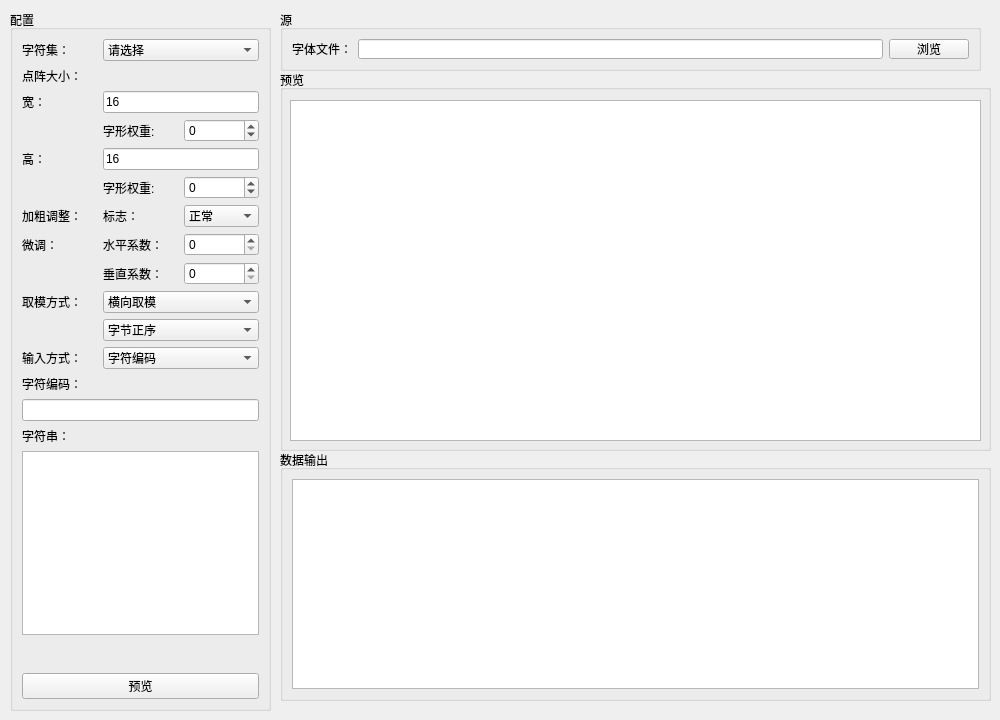
     <widget class="QWidget" name="tab_preview">
      <attribute name="title">
       <string>Preview</string>
      </attribute>
      <widget class="QGroupBox" name="groupBox_2">
       <property name="geometry">
        <rect>
         <x>10</x>
         <y>10</y>
         <width>261</width>
         <height>701</height>
        </rect>
       </property>
       <property name="title">
        <string>配置</string>
       </property>
       <layout class="QGridLayout" name="gridLayout_7">
        <item row="15" column="2">
         <widget class="QSpinBox" name="spinBox_Pre_vertBold"/>
        </item>
        <item row="14" column="2">
         <widget class="QSpinBox" name="spinBox_Pre_horiBold"/>
        </item>
        <item row="27" column="0">
         <widget class="QLabel" name="label_Pre_charCode">
          <property name="text">
           <string>字符编码：</string>
          </property>
         </widget>
        </item>
        <item row="7" column="0">
         <widget class="QLabel" name="label_75">
          <property name="text">
           <string>宽：</string>
          </property>
         </widget>
        </item>
        <item row="10" column="0">
         <widget class="QLabel" name="label_76">
          <property name="text">
           <string>高：</string>
          </property>
         </widget>
        </item>
        <item row="6" column="0">
         <widget class="QLabel" name="label_74">
          <property name="text">
           <string>点阵大小：</string>
          </property>
         </widget>
        </item>
        <item row="4" column="0">
         <widget class="QLabel" name="label_4">
          <property name="text">
           <string>字符集：</string>
          </property>
         </widget>
        </item>
        <item row="30" column="0" colspan="3">
         <widget class="QTextEdit" name="textEdit_Pre_charString"/>
        </item>
        <item row="9" column="2">
         <widget class="QSpinBox" name="spinBox_Pre_weightofWidth">
          <property name="minimum">
           <number>-8</number>
          </property>
          <property name="maximum">
           <number>8</number>
          </property>
         </widget>
        </item>
        <item row="26" column="0">
         <widget class="QLabel" name="label_5">
          <property name="text">
           <string>输入方式：</string>
          </property>
         </widget>
        </item>
        <item row="32" column="0" rowspan="2" colspan="3">
         <widget class="QPushButton" name="pushButton_do_preview">
          <property name="text">
           <string>预览</string>
          </property>
         </widget>
        </item>
        <item row="11" column="2">
         <widget class="QSpinBox" name="spinBox_Pre_weightofHeight">
          <property name="minimum">
           <number>-8</number>
          </property>
          <property name="maximum">
           <number>8</number>
          </property>
         </widget>
        </item>
        <item row="29" column="0">
         <widget class="QLabel" name="label_Pre_charString">
          <property name="text">
           <string>字符串：</string>
          </property>
         </widget>
        </item>
        <item row="9" column="1">
         <widget class="QLabel" name="label_55">
          <property name="text">
           <string>字形权重:</string>
          </property>
         </widget>
        </item>
        <item row="4" column="1" colspan="2">
         <widget class="QComboBox" name="comboBox_Pre_charset">
          <item>
           <property name="text">
            <string>请选择</string>
           </property>
          </item>
          <item>
           <property name="text">
            <string>GB18030</string>
           </property>
          </item>
          <item>
           <property name="text">
            <string>Unicode</string>
           </property>
          </item>
         </widget>
        </item>
        <item row="7" column="1" colspan="2">
         <widget class="QLineEdit" name="lineEdit_Pre_width">
          <property name="text">
           <string>16</string>
          </property>
         </widget>
        </item>
        <item row="11" column="1">
         <widget class="QLabel" name="label_56">
          <property name="text">
           <string>字形权重:</string>
          </property>
         </widget>
        </item>
        <item row="16" column="1" colspan="2">
         <widget class="QComboBox" name="comboBox_Pre_mode">
          <item>
           <property name="text">
            <string>横向取模</string>
           </property>
          </item>
          <item>
           <property name="text">
            <string>纵向取模</string>
           </property>
          </item>
         </widget>
        </item>
        <item row="10" column="1" colspan="2">
         <widget class="QLineEdit" name="lineEdit_Pre_height">
          <property name="text">
           <string>16</string>
          </property>
         </widget>
        </item>
        <item row="19" column="1" colspan="2">
         <widget class="QComboBox" name="comboBox_Pre_order">
          <item>
           <property name="text">
            <string>字节正序</string>
           </property>
          </item>
          <item>
           <property name="text">
            <string>字节倒序</string>
           </property>
          </item>
         </widget>
        </item>
        <item row="26" column="1" colspan="2">
         <widget class="QComboBox" name="comboBox_Pre_inputMode">
          <item>
           <property name="text">
            <string>字符编码</string>
           </property>
          </item>
          <item>
           <property name="text">
            <string>字符串</string>
           </property>
          </item>
         </widget>
        </item>
        <item row="28" column="0" colspan="3">
         <widget class="QLineEdit" name="lineEdit_Pre_charCode"/>
        </item>
        <item row="16" column="0">
         <widget class="QLabel" name="label_77">
          <property name="text">
           <string>取模方式：</string>
          </property>
         </widget>
        </item>
        <item row="31" column="1">
         <spacer name="verticalSpacer_12">
          <property name="orientation">
           <enum>Qt::Vertical</enum>
          </property>
          <property name="sizeHint" stdset="0">
           <size>
            <width>20</width>
            <height>40</height>
           </size>
          </property>
         </spacer>
        </item>
        <item row="15" column="1">
         <widget class="QLabel" name="label_26">
          <property name="text">
           <string>垂直系数：</string>
          </property>
         </widget>
        </item>
        <item row="14" column="1">
         <widget class="QLabel" name="label_3">
          <property name="text">
           <string>水平系数：</string>
          </property>
         </widget>
        </item>
        <item row="13" column="1">
         <widget class="QLabel" name="label_34">
          <property name="text">
           <string>标志：</string>
          </property>
         </widget>
        </item>
        <item row="13" column="2">
         <widget class="QComboBox" name="comboBox_Pre_blod">
          <item>
           <property name="text">
            <string>正常</string>
           </property>
          </item>
          <item>
           <property name="text">
            <string>加粗+1</string>
           </property>
          </item>
          <item>
           <property name="text">
            <string>加粗+2</string>
           </property>
          </item>
         </widget>
        </item>
        <item row="13" column="0">
         <widget class="QLabel" name="label_47">
          <property name="text">
           <string>加粗调整：</string>
          </property>
         </widget>
        </item>
        <item row="14" column="0">
         <widget class="QLabel" name="label_78">
          <property name="text">
           <string>微调：</string>
          </property>
         </widget>
        </item>
       </layout>
       <zorder>lineEdit_Pre_height</zorder>
       <zorder>label_75</zorder>
       <zorder>label_76</zorder>
       <zorder>lineEdit_Pre_width</zorder>
       <zorder>label_77</zorder>
       <zorder>label_74</zorder>
       <zorder>comboBox_Pre_charset</zorder>
       <zorder>label_4</zorder>
       <zorder>comboBox_Pre_mode</zorder>
       <zorder>comboBox_Pre_order</zorder>
       <zorder>label_5</zorder>
       <zorder>comboBox_Pre_inputMode</zorder>
       <zorder>label_Pre_charCode</zorder>
       <zorder>label_Pre_charString</zorder>
       <zorder>textEdit_Pre_charString</zorder>
       <zorder>pushButton_do_preview</zorder>
       <zorder>spinBox_Pre_weightofWidth</zorder>
       <zorder>spinBox_Pre_weightofHeight</zorder>
       <zorder>label_55</zorder>
       <zorder>label_56</zorder>
       <zorder>verticalSpacer_12</zorder>
       <zorder>lineEdit_Pre_charCode</zorder>
       <zorder>label_3</zorder>
       <zorder>spinBox_Pre_horiBold</zorder>
       <zorder>label_26</zorder>
       <zorder>spinBox_Pre_vertBold</zorder>
       <zorder>label_34</zorder>
       <zorder>comboBox_Pre_blod</zorder>
       <zorder>label_47</zorder>
       <zorder>label_78</zorder>
      </widget>
      <widget class="QGroupBox" name="groupBox_8">
       <property name="geometry">
        <rect>
         <x>280</x>
         <y>70</y>
         <width>711</width>
         <height>381</height>
        </rect>
       </property>
       <property name="title">
        <string>预览</string>
       </property>
       <widget class="QTableWidget" name="tableWidget_Pre_bitmap">
        <property name="geometry">
         <rect>
          <x>10</x>
          <y>30</y>
          <width>691</width>
          <height>341</height>
         </rect>
        </property>
       </widget>
      </widget>
      <widget class="QGroupBox" name="groupBox_31">
       <property name="geometry">
        <rect>
         <x>280</x>
         <y>10</y>
         <width>701</width>
         <height>61</height>
        </rect>
       </property>
       <property name="title">
        <string>源</string>
       </property>
       <layout class="QHBoxLayout" name="horizontalLayout_4">
        <item>
         <widget class="QLabel" name="label_73">
          <property name="text">
           <string>字体文件：</string>
          </property>
         </widget>
        </item>
        <item>
         <widget class="QLineEdit" name="lineEdit_Pre_ttfSrc"/>
        </item>
        <item>
         <widget class="QPushButton" name="pushButton_Pre_ttfBrs">
          <property name="text">
           <string>浏览</string>
          </property>
         </widget>
        </item>
       </layout>
      </widget>
      <widget class="QGroupBox" name="groupBox_32">
       <property name="geometry">
        <rect>
         <x>280</x>
         <y>450</y>
         <width>711</width>
         <height>251</height>
        </rect>
       </property>
       <property name="title">
        <string>数据输出</string>
       </property>
       <layout class="QGridLayout" name="gridLayout_29">
        <item row="0" column="0">
         <widget class="QTextEdit" name="textEdit_output"/>
        </item>
       </layout>
      </widget>
     </widget>
